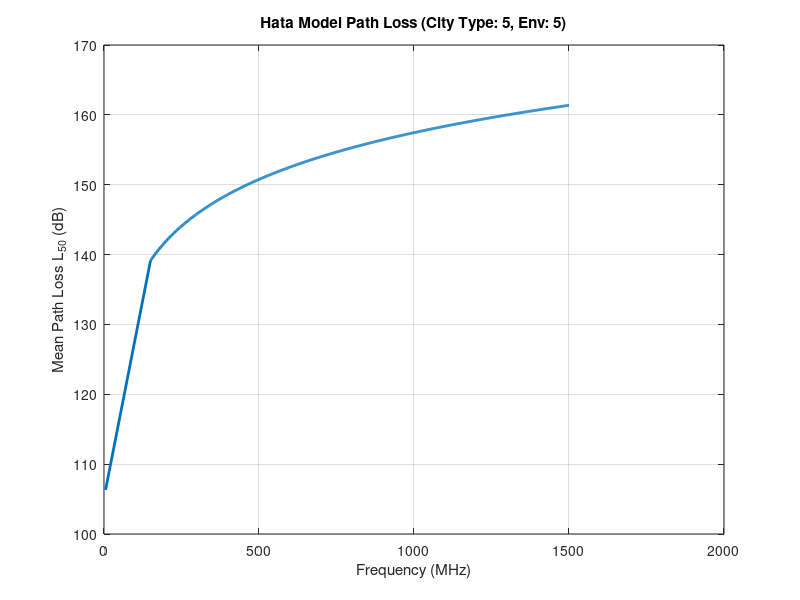

Write the MATLAB code that produced this figure.
clc; close all; clear;

% --- Inputs ---
t   = input('City Type (1: Small/Med, 2: Large): ');
u   = input('Environment (1: Urban, 2: Suburban, 3: Rural): ');
hte = input('Tx Height (30-200m): ');
hre = input('Rx Height (1-10m): ');
f_in= input('Frequency (MHz): ');
d   = input('Distance (km): ');

% --- Setup Vector ---
% Combine user input 'f_in' with the plot range so we calculate everything at once
f = unique([f_in, 150:2:1500]); 

% --- Calculations (Vectorized) ---
% 1. Correction Factor (cf)
% We calculate 'cf' for Small Cities first as a default base
cf = (1.1*log10(f) - 0.7)*hre - (1.566*log10(f) - 0.8);

% If Large City, overwrite 'cf' using Logical Indexing for the frequency split
if t == 2
    cf = (f<=300) .* (8.29*(log10(1.54*hre))^2 - 1.1) + ...
         (f>300)  .* (3.2 *(log10(11.75*hre))^2 - 4.97);
end

% 2. Base Path Loss (Urban Formula)
L50 = 69.55 + 26.16*log10(f) - 13.82*log10(hte) - cf + (44.9 - 6.55*log10(hte))*log10(d);

% 3. Environment Adjustments
if u == 2     % Suburban Correction
    L50 = L50 - 2*(log10(f/28)).^2 - 5.4;
elseif u == 3 % Rural Correction
    L50 = L50 - 4.78*(log10(f)).^2 + 18.33*log10(f) - 40.94;
end

% --- Output & Plot ---
% Extract the result for the specific frequency input by the user
val_idx = find(f == f_in); 
fprintf('\nMedian Path Loss (L50) at %.1f MHz: %.4f dB\n', f_in, L50(val_idx));

plot(f, L50, 'LineWidth', 2);
grid on;
title(['Hata Model Path Loss (City Type: ' num2str(t) ', Env: ' num2str(u) ')']);
xlabel('Frequency (MHz)'); ylabel('Mean Path Loss L_{50} (dB)');